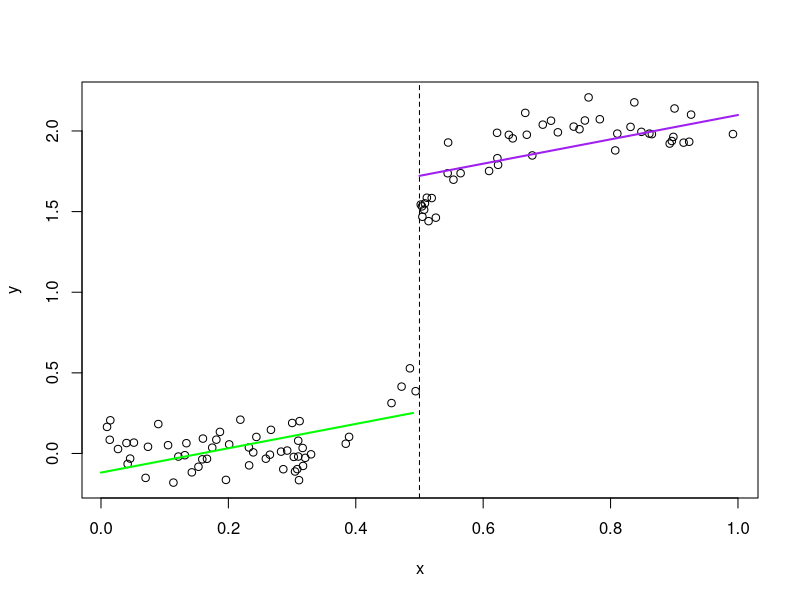
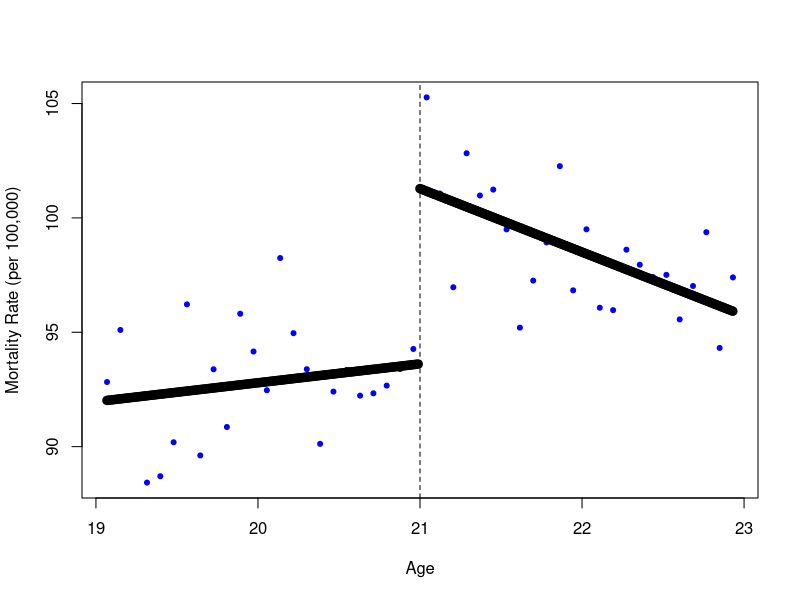
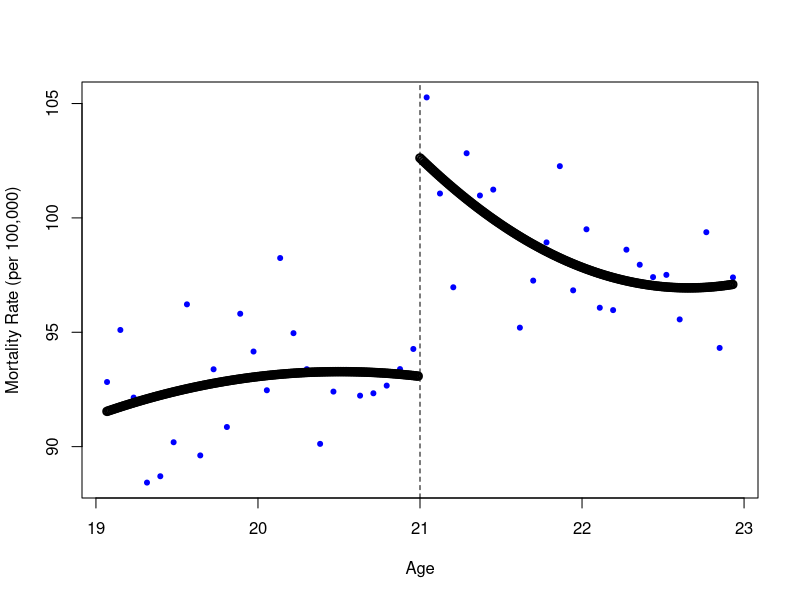

Source code (R) for these figures, in order:
## ---- chunk 1
set.seed(1234)
n = 100
x = runif(n)
D = 1*(x>=0.5)

y = pnorm(x,0.5,0.1)+rnorm(n,sd=0.1)+D
cutoff = 0.5
xtilde = x-cutoff
rd = lm(y~D+xtilde)
coef(rd)
summary(rd)
confint(rd, 'D', level=0.95)

plot(x,y)
abline(v=cutoff,lty=2)
x2 = seq(0,cutoff-0.01,0.01)
y2 = predict(rd, newdata = data.frame(xtilde=x2-cutoff,D=1 * (x2>=cutoff)))
points(x2, y2, type='l', col='green',lwd=2)

x3=seq(cutoff,1,0.01)
y3=predict(rd,newdata=data.frame(xtilde=x3-cutoff,D=1*(x3>=cutoff)))
points(x3, y3, type= 'l', col='purple',lwd=2)
## ---- chunk 2
library(magrittr)
library(dplyr)
mlda = read.csv('mlda.csv')
mlda = mlda %>% mutate(age = agecell - 21, 
                       over21 = 1 * (agecell >= 21))
linear = lm(all ~ over21 + age + age:over21, mlda)
summary(linear)
## ---- chunk 3
quadratic = lm(all ~ over21 + age + I(age^2) +
                 age:over21 + I(age^2):over21, mlda)
summary(quadratic)
## ---- chunk 4
make_RD_plot = function(reg, dat, inc = 0.01){
  plot(all ~ agecell, dat, xlab = 'Age',
       ylab = "Mortality Rate (per 100,000)",
       pch = 20, col = 'blue')
  abline(v = 21, lty = 2)
  x_min = min(dat$agecell)
  x_max = max(dat$agecell)
  x2 = seq(x_min, 21 - inc, inc)
  x3 = seq(21, x_max, inc)
  y2 = predict(reg, data.frame(age = x2 - 21,
                                     over21 = 1 * (x2 >= 21)))
  y3 = predict(reg, data.frame(age = x3 - 21,
                                     over21 = 1 * (x3 >= 21)))
  points(x2, y2, lwd = 2)
  points(x3, y3, lwd = 2)
}
## ---- chunk 5
make_RD_plot(linear, mlda)
## ---- chunk 6
make_RD_plot(quadratic, mlda)
## ---- chunk 7
mlda2 = read.csv('mlda2.csv')
linear2 = lm(all ~ agecell , mlda2)
summary(linear2)
## ---- chunk 8
quadratic2 = lm(all ~ agecell + I(agecell^2), mlda2)
summary(quadratic2)
